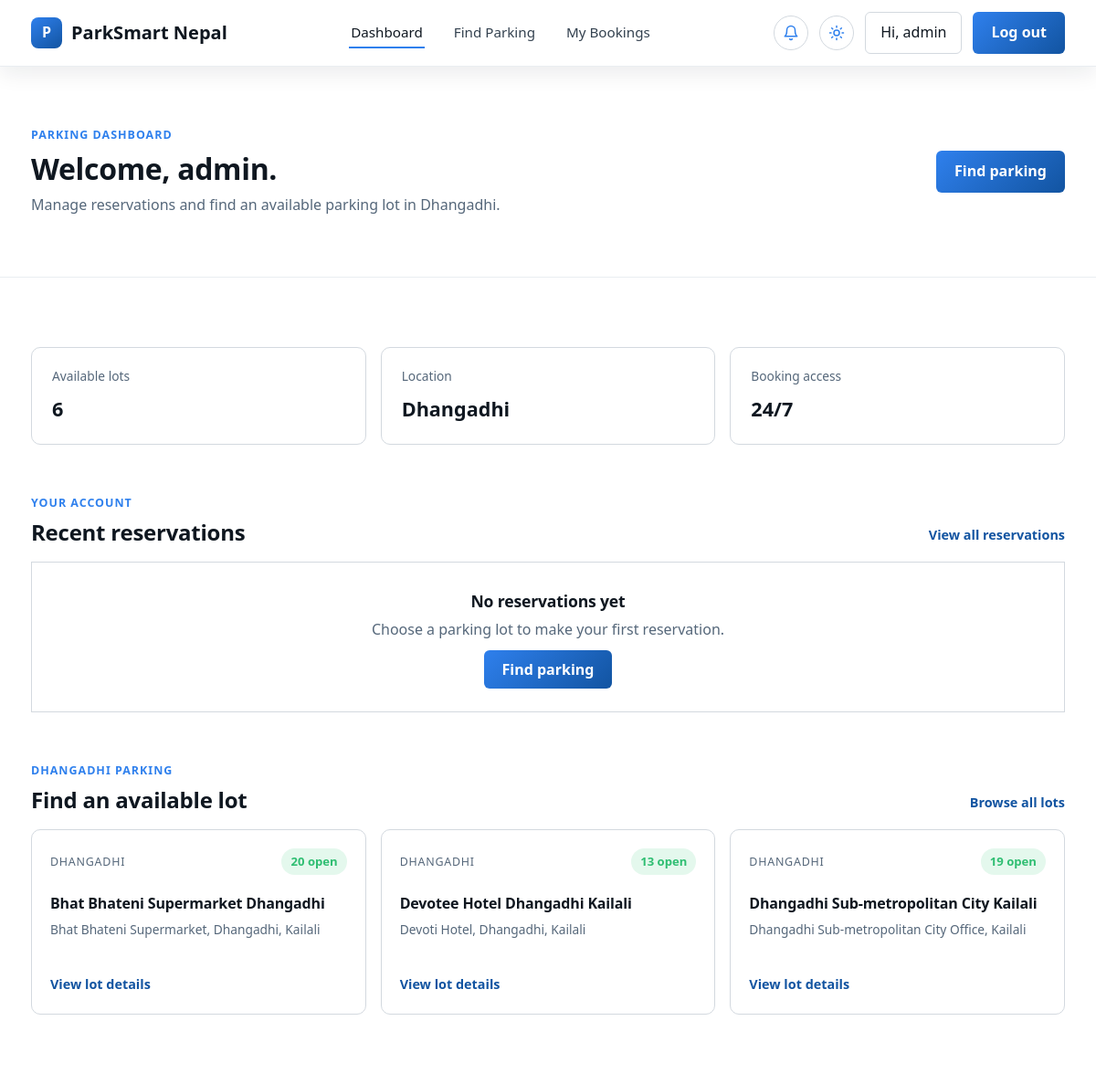
Page /dashboard/ (signed in) on the earlier database version.
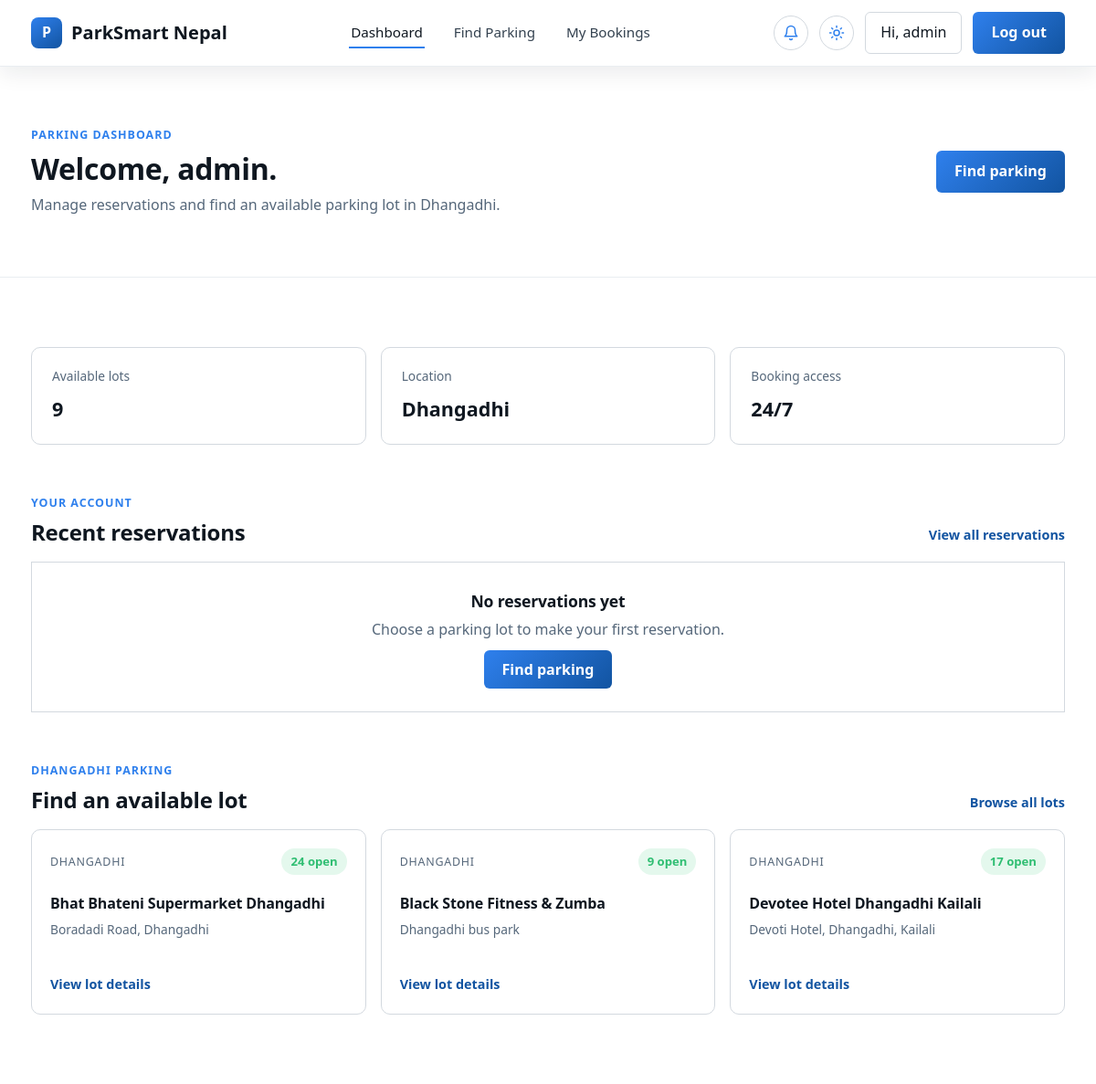
Same page on the later database version.
### parking/models.py (models this page shows, shortened)
class ParkingLot(models.Model):
    CITY_CHOICES = [
        ("Dhangadhi", "Dhangadhi"),
        ("Kathmandu", "Kathmandu"),
        ("Lalitpur", "Lalitpur"),
        ("Bhaktapur", "Bhaktapur"),
    ]
    name = models.CharField(max_length=120)
    slug = models.SlugField(max_length=140, unique=True)
    city = models.CharField(max_length=20, choices=CITY_CHOICES)
    address = models.CharField(max_length=255)
    description = models.TextField(blank=True)
    latitude = models.DecimalField(max_digits=9, decimal_places=6)
    longitude = models.DecimalField(max_digits=9, decimal_places=6)
    image = models.ImageField(upload_to="lots/", blank=True, null=True)
    hourly_rate_bike = models.PositiveIntegerField(default=20, help_text="NPR per hour")
    hourly_rate_car = models.PositiveIntegerField(default=50, help_text="NPR per hour")
    opening_time = models.TimeField(default="06:00")
    closing_time = models.TimeField(default="22:00")
    is_24_hours = models.BooleanField(default=False)
    has_cctv = models.BooleanField(default=True)
    has_covered_parking = models.BooleanField(default=False)
    has_ev_charging = models.BooleanField(default=False)
    is_active = models.BooleanField(default=True)
    created_at = models.DateTimeField(auto_now_add=True)
    class Meta:
        ordering = ["name"]
    def get_absolute_url(self):
        return reverse("parking:lot_detail", kwargs={"slug": self.slug})
    @property
    def available_slots_count(self):
        return self.slots.filter(status="available").count()

### pages/views.py (the view)
# urls.py: path("dashboard/", views.dashboard, name="dashboard"),
@login_required
def dashboard(request):
    lots = ParkingLot.objects.filter(is_active=True)[:3]
    reservations = Reservation.objects.filter(user=request.user).select_related("lot", "slot")[:5]
    stats = {
        "total_lots": ParkingLot.objects.filter(is_active=True).count(),
        "total_cities": ParkingLot.objects.filter(is_active=True).values("city").distinct().count(),
    }
    return render(request, "pages/dashboard.html", {"lots": lots, "reservations": reservations, "stats": stats})

### pages/context_processors.py (called while the page is built)
def site_settings(request):
    return {"site": settings.SPS_SETTINGS}

### reservations/context_processors.py (called while the page is built)
def notifications(request):
    user = getattr(request, "user", None)
    if user is None or not user.is_authenticated or request.path.startswith("/admin/"):
        return {}
    session = getattr(request, "session", None)
    if session is not None:
        now = time.time()
        if now - session.get("sps_overstay_check_ts", 0) > CHECK_EVERY_SECONDS:
            try:
                run_overstay_check(user=user)
            except Exception:  # never break a page because of the bell
                pass
            session["sps_overstay_check_ts"] = now
    qs = Notification.objects.filter(user=user)
    return {
        "nav_unread_count": qs.filter(is_read=False).count(),
        "nav_notifications": list(qs[:8]),
    }

### pages/templates/pages/dashboard.html (shortened to what this page needs)
{% extends "base.html" %}
{% block content %}
<section class="dashboard-header">
  <div class="container-sps dashboard-header-inner">
    <div>
      <p class="dashboard-kicker">Parking dashboard</p>
      <h1>Welcome, {{ user.first_name|default:user.username }}.</h1>
      <p>Manage reservations and find an available parking lot in Dhangadhi.</p>
    </div>
    <a href="{% url 'parking:lot_list' %}" class="btn-sps-amber">Find parking</a>
  </div>
</section>
<section class="section dashboard-content">
  <div class="container-sps">
    <div class="dashboard-stats">
      <div class="dashboard-stat"><span>Available lots</span><strong>{{ stats.total_lots }}</strong></div>
      <div class="dashboard-stat"><span>Location</span><strong>Dhangadhi</strong></div>
      <div class="dashboard-stat"><span>Booking access</span><strong>24/7</strong></div>
    </div>
    <div class="dashboard-section-heading">
      <div><p class="dashboard-kicker">Your account</p><h2>Recent reservations</h2></div>
      <a href="{% url 'reservations:my_bookings' %}" class="dashboard-link">View all reservations</a>
    </div>
    {% if reservations %}
      <div class="reservation-list">
        {% for reservation in reservations %}
          <a href="{% url 'reservations:detail' reservation.reference %}" class="reservation-item">
            <div>
              <strong>{{ reservation.lot.name }}</strong>
              <span>{{ reservation.start_time|date:"d M Y, g:i A" }} &middot; Slot {{ reservation.slot.slot_number|default:"—" }}</span>
            </div>
            <div class="reservation-item-status">
              <strong>Rs. {{ reservation.total_amount }}</strong>
              <span class="badge-status badge-{{ reservation.status }}">{{ reservation.get_status_display }}</span>
            </div>
          </a>
        {% endfor %}
      </div>
    {% else %}
      <div class="dashboard-empty">
        <h3>No reservations yet</h3>
        <p>Choose a parking lot to make your first reservation.</p>
        <a href="{% url 'parking:lot_list' %}" class="btn-sps-amber">Find parking</a>
      </div>
    {% endif %}
    <div class="dashboard-section-heading lots-heading">
      <div><p class="dashboard-kicker">Dhangadhi parking</p><h2>Find an available lot</h2></div>
      <a href="{% url 'parking:lot_list' %}" class="dashboard-link">Browse all lots</a>
    </div>
    <div class="dashboard-lot-grid">
      {% for lot in lots %}
        <a href="{{ lot.get_absolute_url }}" class="dashboard-lot">
          <div class="dashboard-lot-top">
            <span class="dashboard-lot-city">{{ lot.get_city_display }}</span>
            {% if lot.available_slots_count > 0 %}<span class="availability-pill free">{{ lot.available_slots_count }} open</span>{% else %}<span class="availability-pill full">Full</span>{% endif %}
          </div>
          <h3>{{ lot.name }}</h3>
          <p>{{ lot.address }}</p>
          <span class="dashboard-lot-action">View lot details</span>
        </a>
      {% endfor %}
    </div>
  </div>
</section>
{% endblock %}

Differences in the rows shown:
no longer on this page (row edited): ParkingLot: city "DHANGADHI", available_slots_count "19", name "Dhangadhi Sub-metropolitan City Kailali", address "Dhangadhi Sub-metropolitan City Office, Kailali"
changed ParkingLot "Bhat Bhateni Supermarket Dhangadhi": available_slots_count "20" → "24"; address "Bhat Bhateni Supermarket, Dhangadhi, Kailali" → "Boradadi Road, Dhangadhi"
added ParkingLot: city "DHANGADHI", available_slots_count "9", name "Black Stone Fitness & Zumba", address "Dhangadhi bus park"
changed ParkingLot "Devotee Hotel Dhangadhi Kailali": available_slots_count "13" → "17"
Other differences:
{{ stats.total_lots }}: "6" → "9"
